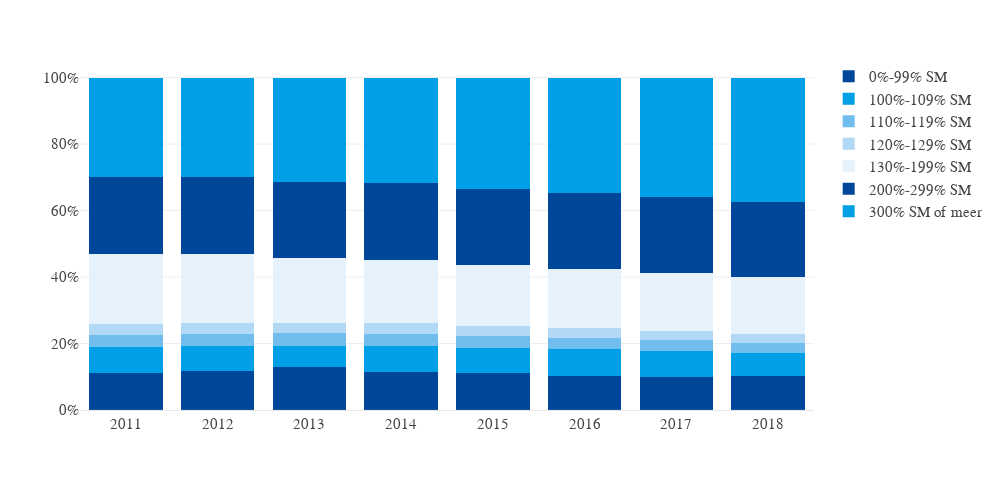

Write notebook code for a chart like this one.
### Code cell
fig = Bar.stacked_multiple(arm_long, x='jaar', y='value', color='inkomen', orientation='v', width = 1000)
fig.update_yaxes(dict(tickformat=".0%"))

### Figure 1 — Plotly figure (JSON) as saved in the notebook; plotly's stock layout.template omitted (floating-point values rounded to 4 significant figures)
{"data": [{"alignmentgroup": "True", "hovertemplate": "inkomen=0%-99% SM<br>jaar=%{x}<br>value=%{y}<extra></extra>", "legendgroup": "0%-99% SM", "marker": {"color": "#004699", "pattern": {"shape": ""}}, "name": "0%-99% SM", "offsetgroup": "0%-99% SM", "orientation": "v", "showlegend": true, "textposition": "auto", "type": "bar", "x": [2011, 2012, 2013, 2014, 2015, 2016, 2017, 2018], "xaxis": "x", "y": [0.1099, 0.1181, 0.1295, 0.1144, 0.1127, 0.1031, 0.09995, 0.1012], "yaxis": "y"}, {"alignmentgroup": "True", "hovertemplate": "inkomen=100%-109% SM<br>jaar=%{x}<br>value=%{y}<extra></extra>", "legendgroup": "100%-109% SM", "marker": {"color": "#00a0e6", "pattern": {"shape": ""}}, "name": "100%-109% SM", "offsetgroup": "100%-109% SM", "orientation": "v", "showlegend": true, "textposition": "auto", "type": "bar", "x": [2011, 2012, 2013, 2014, 2015, 2016, 2017, 2018], "xaxis": "x", "y": [0.07914, 0.07421, 0.06383, 0.07889, 0.07514, 0.07896, 0.07648, 0.06939], "yaxis": "y"}, {"alignmentgroup": "True", "hovertemplate": "inkomen=110%-119% SM<br>jaar=%{x}<br>value=%{y}<extra></extra>", "legendgroup": "110%-119% SM", "marker": {"color": "#71BDEE", "pattern": {"shape": ""}}, "name": "110%-119% SM", "offsetgroup": "110%-119% SM", "orientation": "v", "showlegend": true, "textposition": "auto", "type": "bar", "x": [2011, 2012, 2013, 2014, 2015, 2016, 2017, 2018], "xaxis": "x", "y": [0.03723, 0.03618, 0.03723, 0.0355, 0.03378, 0.03391, 0.03294, 0.03094], "yaxis": "y"}, {"alignmentgroup": "True", "hovertemplate": "inkomen=120%-129% SM<br>jaar=%{x}<br>value=%{y}<extra></extra>", "legendgroup": "120%-129% SM", "marker": {"color": "#B1D9F5", "pattern": {"shape": ""}}, "name": "120%-129% SM", "offsetgroup": "120%-129% SM", "orientation": "v", "showlegend": true, "textposition": "auto", "type": "bar", "x": [2011, 2012, 2013, 2014, 2015, 2016, 2017, 2018], "xaxis": "x", "y": [0.03333, 0.03268, 0.03248, 0.03168, 0.03019, 0.02984, 0.02926, 0.0276], "yaxis": "y"}, {"alignmentgroup": "True", "hovertemplate": "inkomen=130%-199% SM<br>jaar=%{x}<br>value=%{y}<extra></extra>", "legendgroup": "130%-199% SM", "marker": {"color": "#E5F2FC", "pattern": {"shape": ""}}, "name": "130%-199% SM", "offsetgroup": "130%-199% SM", "orientation": "v", "showlegend": true, "textposition": "auto", "type": "bar", "x": [2011, 2012, 2013, 2014, 2015, 2016, 2017, 2018], "xaxis": "x", "y": [0.2095, 0.2066, 0.1952, 0.1914, 0.1836, 0.179, 0.1739, 0.1698], "yaxis": "y"}, {"alignmentgroup": "True", "hovertemplate": "inkomen=200%-299% SM<br>jaar=%{x}<br>value=%{y}<extra></extra>", "legendgroup": "200%-299% SM", "marker": {"color": "#004699", "pattern": {"shape": ""}}, "name": "200%-299% SM", "offsetgroup": "200%-299% SM", "orientation": "v", "showlegend": true, "textposition": "auto", "type": "bar", "x": [2011, 2012, 2013, 2014, 2015, 2016, 2017, 2018], "xaxis": "x", "y": [0.2328, 0.2334, 0.226, 0.2301, 0.2282, 0.2287, 0.2266, 0.2272], "yaxis": "y"}, {"alignmentgroup": "True", "hovertemplate": "inkomen=300% SM of meer<br>jaar=%{x}<br>value=%{y}<extra></extra>", "legendgroup": "300% SM of meer", "marker": {"color": "#00a0e6", "pattern": {"shape": ""}}, "name": "300% SM of meer", "offsetgroup": "300% SM of meer", "orientation": "v", "showlegend": true, "textposition": "auto", "type": "bar", "x": [2011, 2012, 2013, 2014, 2015, 2016, 2017, 2018], "xaxis": "x", "y": [0.2981, 0.2989, 0.3158, 0.318, 0.3364, 0.3465, 0.3608, 0.3738], "yaxis": "y"}], "layout": {"barmode": "stack", "height": 490, "legend": {"title": {"text": ""}, "tracegroupgap": 0}, "margin": {"t": 60}, "width": 1000, "xaxis": {"anchor": "y", "domain": [0, 1], "title": {"text": ""}}, "yaxis": {"anchor": "x", "domain": [0, 1], "tickformat": ".0%", "title": {"text": ""}}}}
